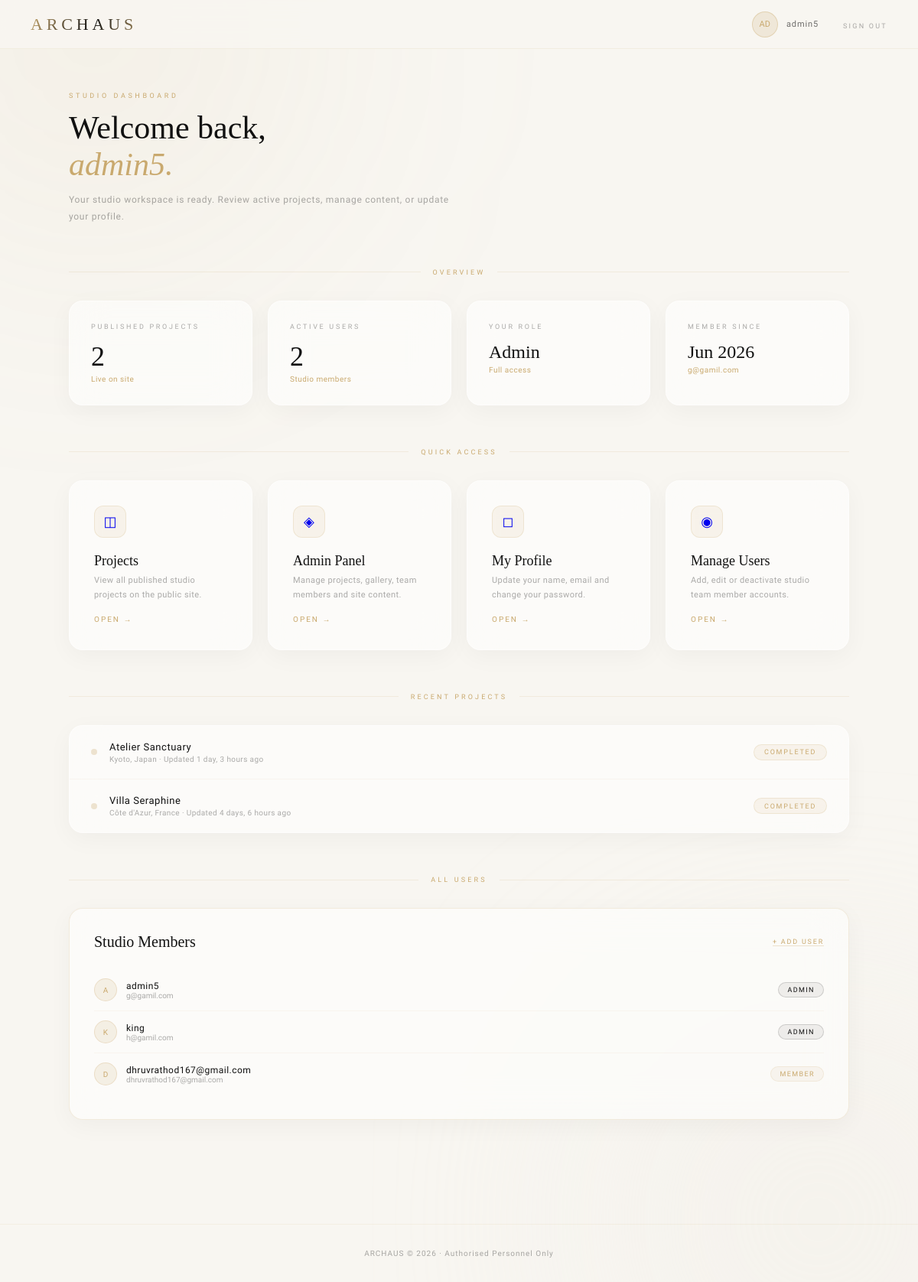
/auth/dashboard/ (signed in), run on an earlier commit of the app's database.
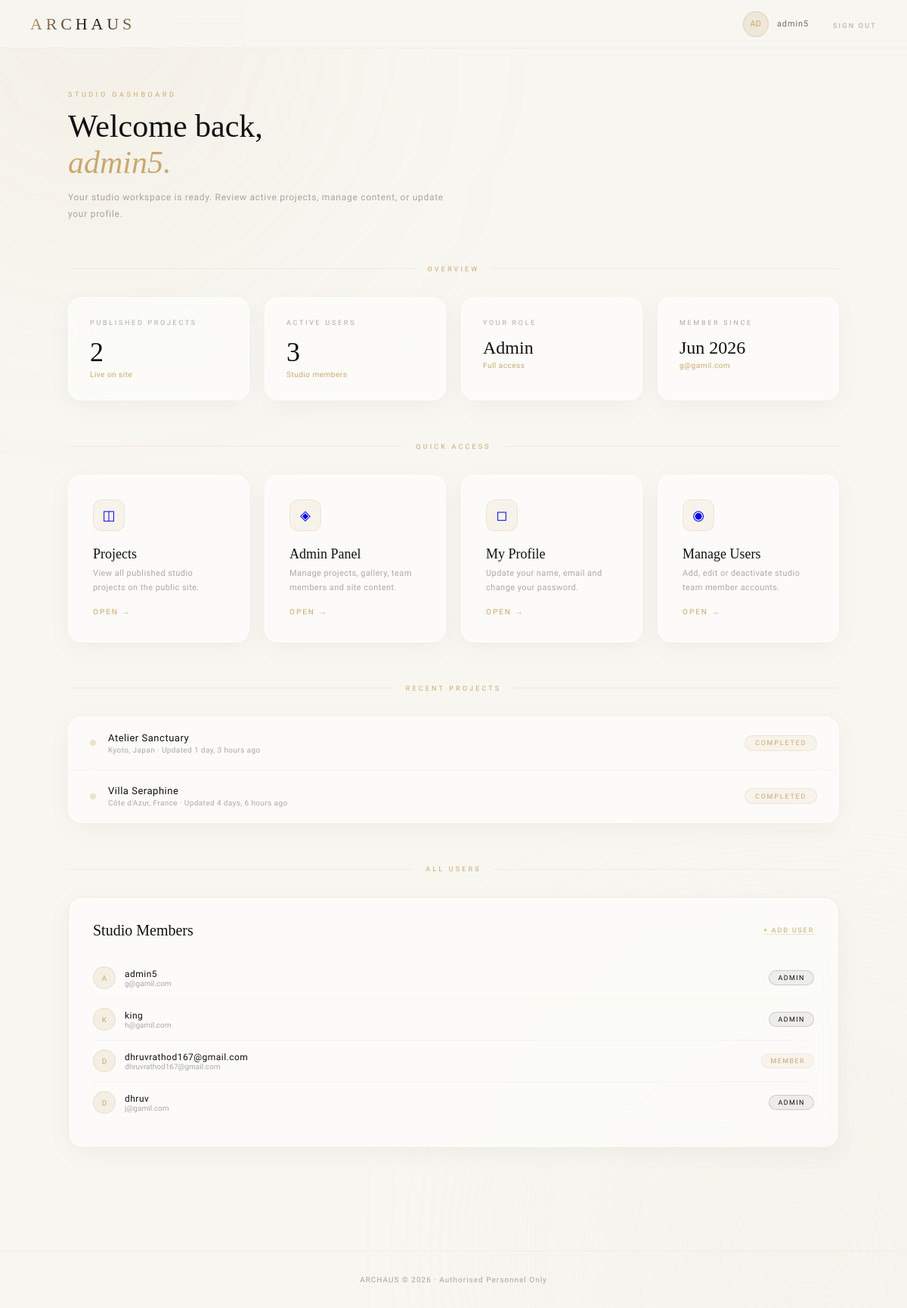
And on a later commit of the database.
### myapp/models.py (models this page shows, shortened)
class User(AbstractUser):
    email = models.EmailField(unique=True)
    phone = models.CharField(max_length=20, blank=True, null=True)
    profile_image = models.ImageField(
        upload_to="profiles/",
        blank=True,
        null=True,
        default='profiles/default-avatar.png'
    )
    bio = models.TextField(blank=True, null=True)
    is_verified = models.BooleanField(default=False)
    created_at = models.DateTimeField(auto_now_add=True)
    updated_at = models.DateTimeField(auto_now=True)
    def get_full_name(self):
        if self.first_name and self.last_name:
            return f"{self.first_name} {self.last_name}".strip()
        return self.username
    @property
    def full_name(self):
        return self.get_full_name()
    @property
    def is_admin(self):
        return self.is_superuser
    def get_role_display(self):
        if self.is_superuser:
            return 'Admin'
        elif self.is_staff:
            return 'Editor'
        return 'Member'

class Project(models.Model):
    CATEGORY_CHOICES = [
        ("residential", "Residential"),
        ("commercial", "Commercial"),
        ("cultural", "Cultural"),
        ("landscape", "Landscape"),
        ("interior", "Interior"),
        ("urban", "Urban"),
    ]
    STATUS_CHOICES = [
        ("draft", "Draft"),
        ("in_progress", "In Progress"),
        ("completed", "Completed"),
        ("on_hold", "On Hold"),
    ]
    title = models.CharField(max_length=255)
    slug = models.SlugField(unique=True, blank=True)
    description = models.TextField()
    short_description = models.TextField(max_length=500, blank=True)
    category = models.CharField(max_length=20, choices=CATEGORY_CHOICES, default="residential")
    status = models.CharField(max_length=20, choices=STATUS_CHOICES, default="draft")
    location = models.CharField(max_length=255, default="Unknown Location")
    country = models.CharField(max_length=100, default="Unknown Country")
    city = models.CharField(max_length=100, blank=True)
    year_completed = models.IntegerField(null=True, blank=True)
    featured_image = models.ImageField(upload_to="projects/", blank=True, null=True)
    area_sqft = models.DecimalField(max_digits=12, decimal_places=2, null=True, blank=True)
    architect = models.CharField(max_length=255, blank=True)
    tags = models.ManyToManyField(Tag, blank=True, related_name="projects")
    created_at = models.DateTimeField(auto_now_add=True)
    updated_at = models.DateTimeField(auto_now=True)
    published_at = models.DateTimeField(null=True, blank=True)

### myapp/views.py (the view)
# urls.py: path('auth/dashboard/', views.dashboard_view, name='dashboard'),
@login_required(login_url='/auth/login/')
def dashboard_view(request):
    try:
        recent_projects = Project.objects.filter(status='completed').order_by('-updated_at')[:5]
        context = {
            "user": request.user,
            "all_users": User.objects.all() if request.user.is_superuser else None,
            "recent_projects": recent_projects,
            "stats": {
                "active_projects": Project.objects.filter(status='completed').count(),
                "total_users": User.objects.filter(is_active=True).count(),
            }
        }
        return render(request, 'auth/dashboard.html', context)
    except Exception as e:
        logger.error(f"Dashboard error: {str(e)}")
        return render(request, 'auth/dashboard.html', {'error': 'Unable to load dashboard'})

### myapp/templates/auth/dashboard.html (shortened to what this page needs)
<!DOCTYPE html>
<html lang="en">
<head>
</head>
<body>
<div class="orb orb1"></div>
<div class="orb orb2"></div>
<nav>
  <div class="nav-logo">ARCHAUS</div>
  <div class="nav-right">
    <div class="nav-user">
      <div class="nav-avatar">{{ user.full_name|slice:":1"|upper }}{{ user.full_name|slice:"1:"|cut:" "|slice:":1"|upper }}</div>
      <div>
        <div class="nav-name">{{ user.full_name }}</div>
      </div>
    </div>
    <form method="post" action="/auth/logout/" class="logout-form">
      <button type="submit" class="nav-logout">Sign Out</button>
    </form>
  </div>
</nav>
<main>
  <section class="welcome">
    <p class="welcome-eyebrow">Studio Dashboard</p>
    <h1 class="welcome-title">Welcome back,<br><em>{{ user.full_name|truncatewords:1 }}.</em></h1>
    <p class="welcome-sub">Your studio workspace is ready. Review active projects, manage content, or update your profile.</p>
  </section>
  <div class="section-divider">
    <div class="section-divider-line"></div>
    <span class="section-divider-txt">Overview</span>
    <div class="section-divider-line"></div>
  </div>
  <div class="stats">
    <div class="stat-card">
      <p class="stat-label">Published Projects</p>
      <p class="stat-val">{{ stats.active_projects }}</p>
      <p class="stat-note">Live on site</p>
    </div>
    <div class="stat-card">
      <p class="stat-label">Active Users</p>
      <p class="stat-val">{{ stats.total_users }}</p>
      <p class="stat-note">Studio members</p>
    </div>
    <div class="stat-card">
      <p class="stat-label">Your Role</p>
      <p class="stat-val" style="font-size:24px;margin-top:.4rem;">{{ user.get_role_display }}</p>
      <p class="stat-note">{% if user.is_admin %}Full access{% else %}Editor access{% endif %}</p>
    </div>
    <div class="stat-card">
      <p class="stat-label">Member Since</p>
      <p class="stat-val" style="font-size:24px;margin-top:.4rem;">{{ user.created_at|date:"M Y" }}</p>
      <p class="stat-note">{{ user.email }}</p>
    </div>
  </div>
  <div class="section-divider">
    <div class="section-divider-line"></div>
    <span class="section-divider-txt">Quick Access</span>
    <div class="section-divider-line"></div>
  </div>
  <div class="quick">
    <a href="/projects/" class="quick-card">
      <div class="quick-icon">◫</div>
      <p class="quick-title">Projects</p>
      <p class="quick-desc">View all published studio projects on the public site.</p>
      <span class="quick-arrow">Open →</span>
    </a>
    <a href="/admin/" class="quick-card">
      <div class="quick-icon">◈</div>
      <p class="quick-title">Admin Panel</p>
      <p class="quick-desc">Manage projects, gallery, team members and site content.</p>
      <span class="quick-arrow">Open →</span>
    </a>
    <a href="/auth/profile/" class="quick-card">
      <div class="quick-icon">◻</div>
      <p class="quick-title">My Profile</p>
      <p class="quick-desc">Update your name, email and change your password.</p>
      <span class="quick-arrow">Open →</span>
    </a>
    {% if user.is_admin %}
    <a href="/auth/users/" class="quick-card">
      <div class="quick-icon">◉</div>
      <p class="quick-title">Manage Users</p>
      <p class="quick-desc">Add, edit or deactivate studio team member accounts.</p>
      <span class="quick-arrow">Open →</span>
    </a>
    {% endif %}
  </div>
  <div class="section-divider">
    <div class="section-divider-line"></div>
    <span class="section-divider-txt">Recent Projects</span>
    <div class="section-divider-line"></div>
  </div>
  <div class="recent-list">
    {% if recent_projects %}
      {% for project in recent_projects %}
      <div class="recent-item">
        <div class="recent-left">
          <div class="recent-dot {% if project.status == 'published' %}active{% endif %}"></div>
          <div>
            <p class="recent-name">{{ project.title }}</p>
            <p class="recent-meta">{{ project.location|default:"—" }} · Updated {{ project.updated_at|timesince }} ago</p>
          </div>
        </div>
        <span class="recent-badge {% if project.status == 'published' %}published{% endif %}">{{ project.status }}</span>
      </div>
      {% endfor %}
    {% else %}
      <div class="recent-item" style="justify-content:center;padding:2.5rem;">
        <p style="font-size:12px;color:var(--tm);letter-spacing:.08em;">No projects yet — add your first project via the Admin Panel.</p>
      </div>
    {% endif %}
  </div>
  {% if user.is_admin and all_users %}
  <div style="margin-top:3.5rem;">
    <div class="section-divider">
      <div class="section-divider-line"></div>
      <span class="section-divider-txt">All Users</span>
      <div class="section-divider-line"></div>
    </div>
    <div class="admin-section">
      <div style="display:flex;justify-content:space-between;align-items:center;margin-bottom:1.5rem;">
        <p class="admin-title" style="margin-bottom:0;">Studio Members</p>
        <a href="/auth/users/create/" style="font-size:9px;letter-spacing:.2em;text-transform:uppercase;color:var(--accent);text-decoration:none;border-bottom:1px solid rgba(201,169,110,.3);">+ Add User</a>
      </div>
      {% for u in all_users %}
      <div class="user-row">
        <div class="user-info">
          <div class="user-av">{{ u.full_name|slice:":1"|upper }}</div>
          <div>
            <p class="user-name">{{ u.full_name }}</p>
            <p class="user-email">{{ u.email }}</p>
          </div>
        </div>
        <span class="user-role-badge {% if u.is_admin %}admin{% endif %}">{{ u.get_role_display }}</span>
      </div>
      {% endfor %}
    </div>
  </div>
  {% endif %}
</main>
<footer>ARCHAUS © 2026 · Authorised Personnel Only</footer>
</body>
</html>

What changed in the data, as far as the page shows it:
added User: full_name "D", full_name "dhruv", email "j@gamil.com", role "ADMIN"
Also different on the page:
{{ stats.total_users }}: "2" → "3"
